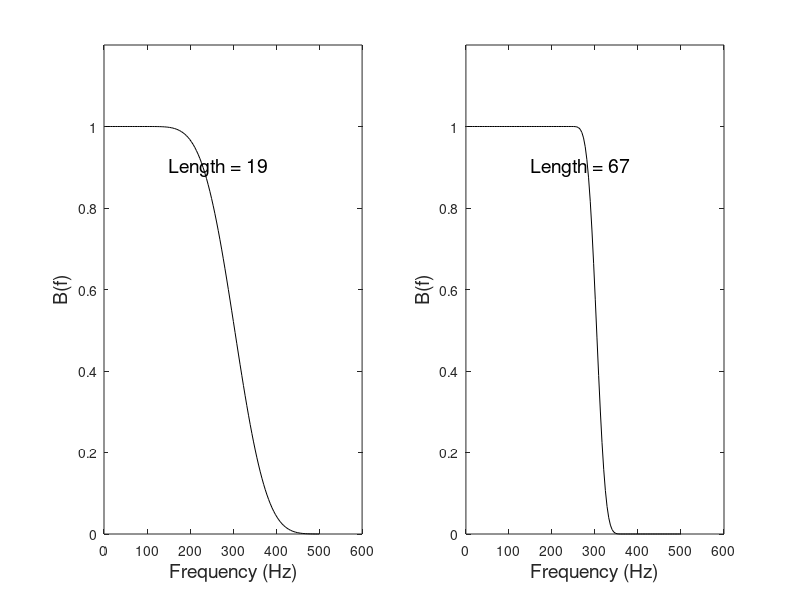

The MATLAB script that drew this image:
% Example 4.5 Find the actual magnitude spectrum of the rectangular window
%   filter given by Eq. 4.19 for two different window lengths:  L = 18 
%   and L = 66.   Then apply a Blackman window before takeing the Fourier 
%   transform.  Use a cutoff frequency of 400 Hz assuming a sampling
%   frequency of 1 kHz (i.e, a relative frequency of 0.4).
%
close all; clear all;
N = 256;                    % Number of points for plotting
fs = 1000;                  % Sampling freqeuncy
f = (1:N)*fs/N;             % Frequency vector for plotting
fc = 300/fs;                % Cutoff frequency (normalized)
L = [18 66];                % Filter lengths requested
for m = 1:2
    k  = -floor(L(m)/2):-1;      % Construct k for negative b[k];
    b = sin(2*pi*fc*k)./(pi*k); % Construct negative b[k]
    b =  [b 2*fc, fliplr(b)];   % Rest of b
    N_w = length(b);            % Window length
    n = -floor(L(m)/2):floor(L(m)/2);         % Window vector
    w_B = 0.35875 + 0.48829*cos(2*pi*n/N_w) + 0.14128*cos(4*pi*n/N_w)...
       + 0.01168*cos(6*pi*n/N_w);
    b = b .* w_B;           % Apply window
    H = fft(b,N);           % Calculate spectrum 
    subplot(1,2,m);         % Plot magnitude spectrum
    plot(f(1:N/2),abs(H(1:N/2)),'k');
    text(150,.9,['Length = ',num2str(length(b))],'FontSize',14);
        xlabel('Frequency (Hz)','FontSize',14);
        axis([0 600 0 1.2]);
    ylabel('B(f)','FontSize',14);
    disp(length(b))
end

